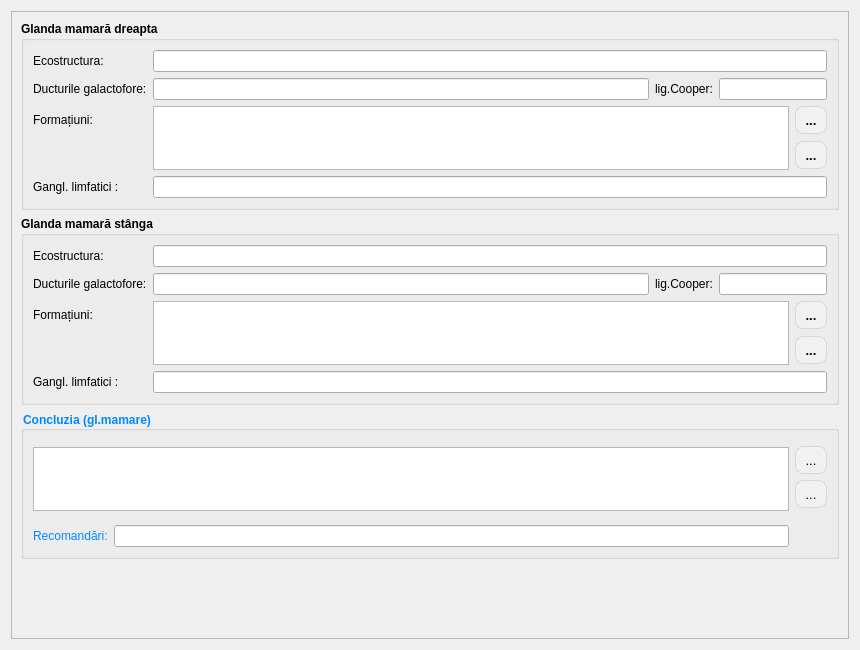
<?xml version="1.0" encoding="UTF-8"?>
<ui version="4.0">
 <class>ReportPageBreast</class>
 <widget class="QWidget" name="ReportPageBreast">
  <property name="geometry">
   <rect>
    <x>0</x>
    <y>0</y>
    <width>860</width>
    <height>650</height>
   </rect>
  </property>
  <property name="windowTitle">
   <string>Form</string>
  </property>
  <layout class="QGridLayout" name="gridLayout_20">
   <item row="0" column="0">
    <widget class="QScrollArea" name="scrollArea_breast">
     <property name="widgetResizable">
      <bool>true</bool>
     </property>
     <widget class="QWidget" name="scrollAreaWidgetContents_breast">
      <property name="geometry">
       <rect>
        <x>0</x>
        <y>0</y>
        <width>840</width>
        <height>630</height>
       </rect>
      </property>
      <layout class="QGridLayout" name="gridLayout_31">
       <item row="0" column="0">
        <widget class="QGroupBox" name="groupBox_12">
         <property name="sizePolicy">
          <sizepolicy hsizetype="Preferred" vsizetype="Fixed">
           <horstretch>0</horstretch>
           <verstretch>0</verstretch>
          </sizepolicy>
         </property>
         <property name="font">
          <font>
           <family>Segoe UI</family>
           <bold>true</bold>
          </font>
         </property>
         <property name="title">
          <string>Glanda mamară dreapta</string>
         </property>
         <layout class="QGridLayout" name="gridLayout_29">
          <item row="0" column="0">
           <widget class="QLabel" name="label_67">
            <property name="font">
             <font>
              <family>Segoe UI</family>
              <bold>false</bold>
             </font>
            </property>
            <property name="text">
             <string>Ecostructura:</string>
            </property>
           </widget>
          </item>
          <item row="0" column="1" colspan="4">
           <widget class="QLineEdit" name="breast_right_ecostructure">
            <property name="font">
             <font>
              <family>Segoe UI</family>
              <bold>false</bold>
             </font>
            </property>
           </widget>
          </item>
          <item row="1" column="0">
           <widget class="QLabel" name="label_68">
            <property name="font">
             <font>
              <family>Segoe UI</family>
              <bold>false</bold>
             </font>
            </property>
            <property name="text">
             <string>Ducturile galactofore:</string>
            </property>
           </widget>
          </item>
          <item row="1" column="1">
           <widget class="QLineEdit" name="breast_right_duct">
            <property name="font">
             <font>
              <family>Segoe UI</family>
              <bold>false</bold>
             </font>
            </property>
           </widget>
          </item>
          <item row="1" column="2">
           <widget class="QLabel" name="label_69">
            <property name="font">
             <font>
              <family>Segoe UI</family>
              <bold>false</bold>
             </font>
            </property>
            <property name="text">
             <string>lig.Cooper:</string>
            </property>
           </widget>
          </item>
          <item row="1" column="3" colspan="2">
           <widget class="QLineEdit" name="breast_right_ligament">
            <property name="font">
             <font>
              <family>Segoe UI</family>
              <bold>false</bold>
             </font>
            </property>
           </widget>
          </item>
          <item row="2" column="0">
           <widget class="QLabel" name="label_70">
            <property name="font">
             <font>
              <family>Segoe UI</family>
              <bold>false</bold>
             </font>
            </property>
            <property name="text">
             <string>Formațiuni:</string>
            </property>
           </widget>
          </item>
          <item row="2" column="1" rowspan="2" colspan="3">
           <widget class="QPlainTextEdit" name="breast_right_formations">
            <property name="sizePolicy">
             <sizepolicy hsizetype="Expanding" vsizetype="Preferred">
              <horstretch>0</horstretch>
              <verstretch>0</verstretch>
             </sizepolicy>
            </property>
            <property name="maximumSize">
             <size>
              <width>16777215</width>
              <height>64</height>
             </size>
            </property>
            <property name="font">
             <font>
              <family>Segoe UI</family>
              <bold>false</bold>
             </font>
            </property>
           </widget>
          </item>
          <item row="2" column="4">
           <widget class="QToolButton" name="btnSelectTempletsBreastRight">
            <property name="styleSheet">
             <string notr="true">QToolButton
{
border: 1px solid rgba(0, 0, 0, 0.1);
border-radius: 8px;
background-color: #f1f1f1;
color: #000000;
font-size: 13px;
padding: 4px 4px;
}
QToolButton:hover
{
background-color: #e0e0e0;
}
QToolButton:pressed
{
background-color: #d0d0d0;
}</string>
            </property>
            <property name="text">
             <string>...</string>
            </property>
            <property name="icon">
             <iconset resource="../../resources/resource.qrc">
              <normaloff>:/img/actions/select.png</normaloff>:/img/actions/select.png</iconset>
            </property>
           </widget>
          </item>
          <item row="3" column="4">
           <widget class="QToolButton" name="btnAddTempletsBreastRight">
            <property name="styleSheet">
             <string notr="true">QToolButton
{
border: 1px solid rgba(0, 0, 0, 0.1);
border-radius: 8px;
background-color: #f1f1f1;
color: #000000;
font-size: 13px;
padding: 4px 4px;
}
QToolButton:hover
{
background-color: #e0e0e0;
}
QToolButton:pressed
{
background-color: #d0d0d0;
}</string>
            </property>
            <property name="text">
             <string>...</string>
            </property>
            <property name="icon">
             <iconset resource="../../resources/resource.qrc">
              <normaloff>:/img/toolBar/add.png</normaloff>:/img/toolBar/add.png</iconset>
            </property>
           </widget>
          </item>
          <item row="4" column="0">
           <widget class="QLabel" name="label_71">
            <property name="font">
             <font>
              <family>Segoe UI</family>
              <bold>false</bold>
             </font>
            </property>
            <property name="text">
             <string>Gangl. limfatici :</string>
            </property>
           </widget>
          </item>
          <item row="4" column="1" colspan="4">
           <widget class="QLineEdit" name="breast_right_ganglions">
            <property name="font">
             <font>
              <family>Segoe UI</family>
              <bold>false</bold>
             </font>
            </property>
           </widget>
          </item>
         </layout>
        </widget>
       </item>
       <item row="1" column="0">
        <widget class="QGroupBox" name="groupBox_13">
         <property name="sizePolicy">
          <sizepolicy hsizetype="Preferred" vsizetype="Fixed">
           <horstretch>0</horstretch>
           <verstretch>0</verstretch>
          </sizepolicy>
         </property>
         <property name="font">
          <font>
           <family>Segoe UI</family>
           <bold>true</bold>
          </font>
         </property>
         <property name="title">
          <string>Glanda mamară stânga</string>
         </property>
         <layout class="QGridLayout" name="gridLayout_28">
          <item row="0" column="0">
           <widget class="QLabel" name="label_75">
            <property name="font">
             <font>
              <family>Segoe UI</family>
              <bold>false</bold>
             </font>
            </property>
            <property name="text">
             <string>Ecostructura:</string>
            </property>
           </widget>
          </item>
          <item row="0" column="1" colspan="4">
           <widget class="QLineEdit" name="breast_left_ecostructure">
            <property name="font">
             <font>
              <family>Segoe UI</family>
              <bold>false</bold>
             </font>
            </property>
           </widget>
          </item>
          <item row="1" column="0">
           <widget class="QLabel" name="label_73">
            <property name="font">
             <font>
              <family>Segoe UI</family>
              <bold>false</bold>
             </font>
            </property>
            <property name="text">
             <string>Ducturile galactofore:</string>
            </property>
           </widget>
          </item>
          <item row="1" column="1">
           <widget class="QLineEdit" name="breast_left_duct">
            <property name="font">
             <font>
              <family>Segoe UI</family>
              <bold>false</bold>
             </font>
            </property>
           </widget>
          </item>
          <item row="1" column="2">
           <widget class="QLabel" name="label_74">
            <property name="font">
             <font>
              <family>Segoe UI</family>
              <bold>false</bold>
             </font>
            </property>
            <property name="text">
             <string>lig.Cooper:</string>
            </property>
           </widget>
          </item>
          <item row="1" column="3" colspan="2">
           <widget class="QLineEdit" name="breast_left_ligament">
            <property name="font">
             <font>
              <family>Segoe UI</family>
              <bold>false</bold>
             </font>
            </property>
           </widget>
          </item>
          <item row="2" column="0">
           <widget class="QLabel" name="label_76">
            <property name="font">
             <font>
              <family>Segoe UI</family>
              <bold>false</bold>
             </font>
            </property>
            <property name="text">
             <string>Formațiuni:</string>
            </property>
           </widget>
          </item>
          <item row="2" column="1" rowspan="2" colspan="3">
           <widget class="QPlainTextEdit" name="breast_left_formations">
            <property name="sizePolicy">
             <sizepolicy hsizetype="Expanding" vsizetype="Preferred">
              <horstretch>0</horstretch>
              <verstretch>0</verstretch>
             </sizepolicy>
            </property>
            <property name="maximumSize">
             <size>
              <width>16777215</width>
              <height>64</height>
             </size>
            </property>
            <property name="font">
             <font>
              <family>Segoe UI</family>
              <bold>false</bold>
             </font>
            </property>
           </widget>
          </item>
          <item row="2" column="4">
           <widget class="QToolButton" name="btnSelectTempletsBreastLeft">
            <property name="styleSheet">
             <string notr="true">QToolButton
{
border: 1px solid rgba(0, 0, 0, 0.1);
border-radius: 8px;
background-color: #f1f1f1;
color: #000000;
font-size: 13px;
padding: 4px 4px;
}
QToolButton:hover
{
background-color: #e0e0e0;
}
QToolButton:pressed
{
background-color: #d0d0d0;
}</string>
            </property>
            <property name="text">
             <string>...</string>
            </property>
            <property name="icon">
             <iconset resource="../../resources/resource.qrc">
              <normaloff>:/img/actions/select.png</normaloff>:/img/actions/select.png</iconset>
            </property>
           </widget>
          </item>
          <item row="3" column="4">
           <widget class="QToolButton" name="btnAddTempletsBreastLeft">
            <property name="styleSheet">
             <string notr="true">QToolButton
{
border: 1px solid rgba(0, 0, 0, 0.1);
border-radius: 8px;
background-color: #f1f1f1;
color: #000000;
font-size: 13px;
padding: 4px 4px;
}
QToolButton:hover
{
background-color: #e0e0e0;
}
QToolButton:pressed
{
background-color: #d0d0d0;
}</string>
            </property>
            <property name="text">
             <string>...</string>
            </property>
            <property name="icon">
             <iconset resource="../../resources/resource.qrc">
              <normaloff>:/img/toolBar/add.png</normaloff>:/img/toolBar/add.png</iconset>
            </property>
           </widget>
          </item>
          <item row="4" column="0">
           <widget class="QLabel" name="label_72">
            <property name="font">
             <font>
              <family>Segoe UI</family>
              <bold>false</bold>
             </font>
            </property>
            <property name="text">
             <string>Gangl. limfatici :</string>
            </property>
           </widget>
          </item>
          <item row="4" column="1" colspan="4">
           <widget class="QLineEdit" name="breast_left_ganglions">
            <property name="font">
             <font>
              <family>Segoe UI</family>
              <bold>false</bold>
             </font>
            </property>
           </widget>
          </item>
         </layout>
        </widget>
       </item>
       <item row="2" column="0">
        <widget class="QGroupBox" name="groupBox_19">
         <property name="sizePolicy">
          <sizepolicy hsizetype="Preferred" vsizetype="Fixed">
           <horstretch>0</horstretch>
           <verstretch>0</verstretch>
          </sizepolicy>
         </property>
         <property name="font">
          <font>
           <family>Cantarell</family>
           <bold>true</bold>
          </font>
         </property>
         <property name="styleSheet">
          <string notr="true">color: rgb(0, 137, 255);</string>
         </property>
         <property name="title">
          <string>Concluzia (gl.mamare)</string>
         </property>
         <layout class="QGridLayout" name="gridLayout_30">
          <item row="1" column="2">
           <widget class="QToolButton" name="btn_template_breast">
            <property name="styleSheet">
             <string notr="true">QToolButton
{
border: 1px solid rgba(0, 0, 0, 0.1);
border-radius: 8px;
background-color: #f1f1f1;
color: #000000;
font-size: 13px;
padding: 4px 4px;
}
QToolButton:hover
{
background-color: #e0e0e0;
}
QToolButton:pressed
{
background-color: #d0d0d0;
}</string>
            </property>
            <property name="text">
             <string>...</string>
            </property>
            <property name="icon">
             <iconset resource="../../resources/resource.qrc">
              <normaloff>:/img/actions/select.png</normaloff>:/img/actions/select.png</iconset>
            </property>
           </widget>
          </item>
          <item row="4" column="0">
           <widget class="QLabel" name="label_137">
            <property name="text">
             <string>Recomandări:</string>
            </property>
           </widget>
          </item>
          <item row="3" column="2" rowspan="2">
           <spacer name="verticalSpacer_10">
            <property name="orientation">
             <enum>Qt::Orientation::Vertical</enum>
            </property>
            <property name="sizeHint" stdset="0">
             <size>
              <width>20</width>
              <height>39</height>
             </size>
            </property>
           </spacer>
          </item>
          <item row="0" column="0" rowspan="4" colspan="2">
           <widget class="QPlainTextEdit" name="breast_concluzion">
            <property name="maximumSize">
             <size>
              <width>16777215</width>
              <height>64</height>
             </size>
            </property>
            <property name="font">
             <font>
              <bold>false</bold>
             </font>
            </property>
           </widget>
          </item>
          <item row="4" column="1">
           <widget class="LineEditCustom" name="breast_recommendation"/>
          </item>
          <item row="2" column="2">
           <widget class="QToolButton" name="btn_add_template_breast">
            <property name="styleSheet">
             <string notr="true">QToolButton
{
border: 1px solid rgba(0, 0, 0, 0.1);
border-radius: 8px;
background-color: #f1f1f1;
color: #000000;
font-size: 13px;
padding: 4px 4px;
}
QToolButton:hover
{
background-color: #e0e0e0;
}
QToolButton:pressed
{
background-color: #d0d0d0;
}</string>
            </property>
            <property name="text">
             <string>...</string>
            </property>
            <property name="icon">
             <iconset resource="../../resources/resource.qrc">
              <normaloff>:/img/toolBar/add.png</normaloff>:/img/toolBar/add.png</iconset>
            </property>
           </widget>
          </item>
         </layout>
        </widget>
       </item>
       <item row="3" column="0">
        <spacer name="verticalSpacer_6">
         <property name="orientation">
          <enum>Qt::Orientation::Vertical</enum>
         </property>
         <property name="sizeHint" stdset="0">
          <size>
           <width>20</width>
           <height>40</height>
          </size>
         </property>
        </spacer>
       </item>
      </layout>
     </widget>
    </widget>
   </item>
  </layout>
 </widget>
 <customwidgets>
  <customwidget>
   <class>LineEditCustom</class>
   <extends>QLineEdit</extends>
   <header>ui/widgets/lineeditcustom.h</header>
  </customwidget>
 </customwidgets>
 <tabstops>
  <tabstop>breast_right_ecostructure</tabstop>
  <tabstop>breast_right_duct</tabstop>
  <tabstop>breast_right_ligament</tabstop>
  <tabstop>breast_right_formations</tabstop>
  <tabstop>breast_right_ganglions</tabstop>
  <tabstop>breast_left_ecostructure</tabstop>
  <tabstop>breast_left_duct</tabstop>
  <tabstop>breast_left_ligament</tabstop>
  <tabstop>breast_left_formations</tabstop>
  <tabstop>breast_left_ganglions</tabstop>
  <tabstop>breast_concluzion</tabstop>
 </tabstops>
 <resources>
  <include location="../../resources/resource.qrc"/>
 </resources>
 <connections/>
</ui>
